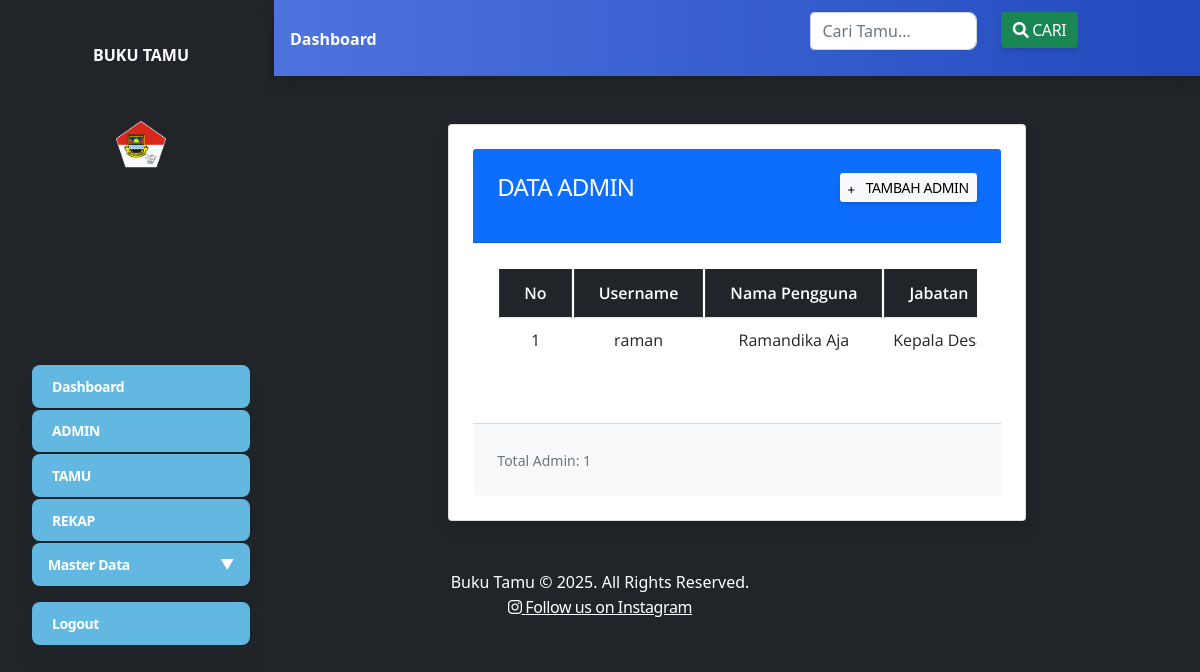
Page /?dashboard=user (signed in) on the committed database.
### tables this page shows
CREATE TABLE `user` (
  `id_user` int(11) NOT NULL,
  `username` varchar(50) NOT NULL,
  `password` varchar(255) NOT NULL,
  `nama_pengguna` varchar(100) NOT NULL,
  `jabatan` enum('Kepala Desa','Sekretaris Desa','Operator Kecamatan','Kasi Pemerintahan','Admin Umum') NOT NULL,
  `status` enum('aktif','tidak-aktif') NOT NULL DEFAULT 'aktif'
);

### user.php (the view, shortened to what this page needs)
<?php include "koneksi.php"; ?>
<!DOCTYPE html>
<html lang="en">
<head>
  <link href="https://cdn.jsdelivr.net/npm/bootstrap@5.1.3/dist/css/bootstrap.min.css" rel="stylesheet">
  <link rel="stylesheet" href="https://cdnjs.cloudflare.com/ajax/libs/animate.css/4.1.1/animate.min.css"/>
</head>
<body>
<div class="card shadow p-4 mt-4">
  <div class="card-header bg-primary text-white">
    <div class="row">
      <div class="col-md-8">
        <h4 class="card-title mb-0">DATA ADMIN</h4>
      </div>
      <div class="col-md-4 text-end">
        <a href="index.php?dashboard=user-add" class="btn btn-light btn-sm">
          <i class="fas fa-plus me-2"></i> Tambah Admin
        </a>
      </div>
    </div>
  </div>
  <div class="card-body">
    <div class="table-responsive">
      <table class="table table-hover table-bordered">
        <thead class="table-dark text-center">
          <tr>
            <th>No</th>
            <th>Username</th>
            <th>Nama Pengguna</th>
            <th>Jabatan</th>
          </tr>
        </thead>
        <tbody>
          <?php
          if (isset($_GET['cari'])) {
            $cari = $_GET['cari'];
            $query = mysqli_query($koneksi, "SELECT * FROM user WHERE id_user LIKE '%$cari%' OR username LIKE '%$cari%' OR nama_pengguna LIKE '%$cari%' OR jabatan LIKE '%$cari%'");
          } else {
            $query = mysqli_query($koneksi, "SELECT * FROM user ORDER BY id_user ASC");
          }
          $no = 1;
          while ($data = mysqli_fetch_array($query)) :
          ?>
            <tr class="text-center">
              <td><?= $no++ ?></td>
              <td><?= $data['username'] ?></td>
              <td><?= $data['nama_pengguna'] ?></td>
              <td><?= $data['jabatan'] ?></td>
            </tr>
          <?php endwhile; ?>
        </tbody>
      </table>
    </div>
  </div>
  <div class="card-footer bg-light">
    <small class="text-muted">Total Admin: <?= mysqli_num_rows($query) ?></small>
  </div>
</div>
</body>
</html>

### index.php (style rules this page uses)
.card { border: none; border-radius: 10px; box-shadow: 0 4px 6px rgba(0, 0, 0, 0.1); }

### rows in the picture
user: username "raman", nama_pengguna "Ramandika Aja", jabatan "Kepala…"

### other values in the picture
mysqli_num_rows($query) "1"
